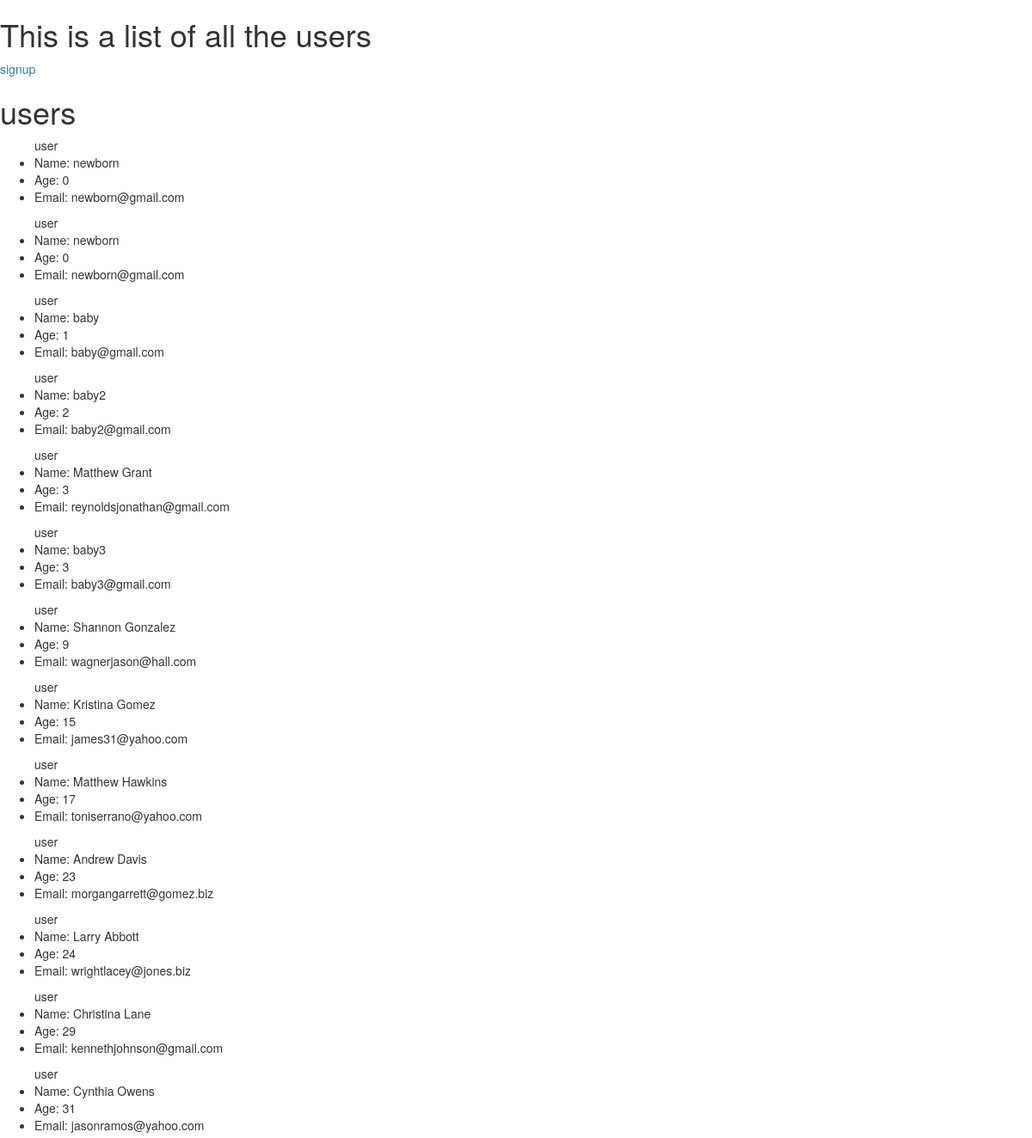
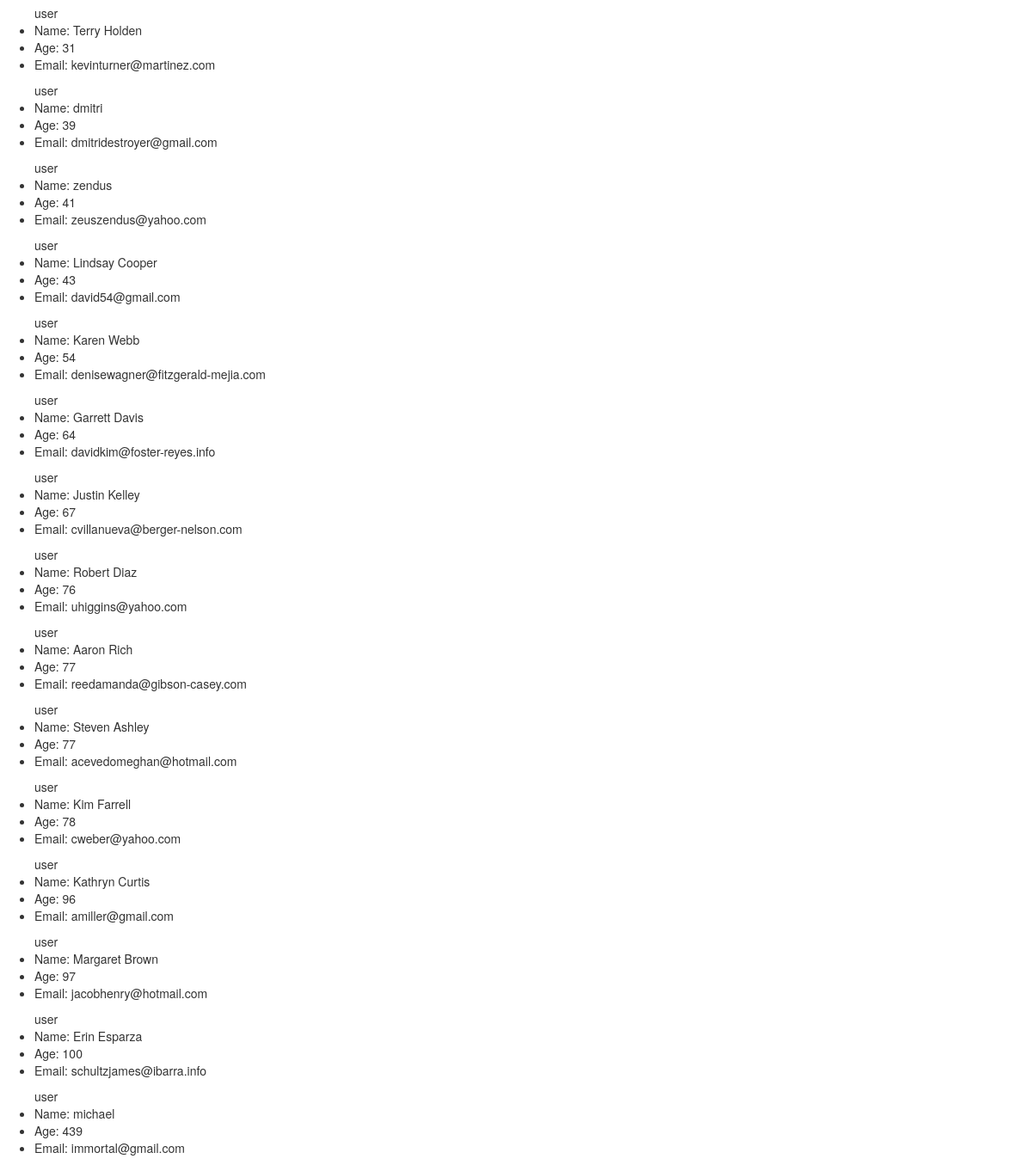
/users/, run on the app's committed database (2 pictures, top to bottom).
### users/models.py (models this page shows, shortened)
class user(models.Model):
    name = models.CharField(max_length=254)
    age = models.IntegerField()
    email = models.EmailField(max_length=254)

### users/views.py (the view)
# urls.py: path('',views.index,name='index'),
def index(request):
    user_list=user.objects.order_by('age')
    users_dict = {
        'user_list': user_list
    }
    return render(request,'users/index.html',context=users_dict)

### templates/users/index.html (shortened to what this page needs)
<!doctype html>
{% load static %}
<html lang="en">
<head>
    <link rel="stylesheet" href="https://stackpath.bootstrapcdn.com/bootstrap/3.4.1/css/bootstrap.min.css">
</head>
<body>
<h1>This is a list of all the users</h1>
<a href="/users/signup">signup</a>
{% if user_list %}
<h1>users</h1>
{% for user in user_list %}
<ul>user
    <li>Name: {{ user.name }}</li>
    <li>Age: {{ user.age }}</li>
    <li>Email: {{ user.email }}</li>
</ul>
{% endfor %}
{% else %}
<p>no users found</p>
{% endif %}
</body>
</html>

### data on the page
user: name "newborn", age "0", email "newborn@gmail.com"
user: name "newborn", age "0", email "newborn@gmail.com"
user: name "baby", age "1", email "baby@gmail.com"
user: name "baby2", age "2", email "baby2@gmail.com"
user: name "Matthew Grant", age "3", email "reynoldsjonathan@gmail.com"
user: name "baby3", age "3", email "baby3@gmail.com"
user: name "Shannon Gonzalez", age "9", email "wagnerjason@hall.com"
user: name "Kristina Gomez", age "15", email "james31@yahoo.com"
user: name "Matthew Hawkins", age "17", email "toniserrano@yahoo.com"
user: name "Andrew Davis", age "23", email "morgangarrett@gomez.biz"
user: name "Larry Abbott", age "24", email "wrightlacey@jones.biz"
user: name "Christina Lane", age "29", email "kennethjohnson@gmail.com"
user: name "Cynthia Owens", age "31", email "jasonramos@yahoo.com"
user: name "Terry Holden", age "31", email "kevinturner@martinez.com"
user: name "dmitri", age "39", email "dmitridestroyer@gmail.com"
user: name "zendus", age "41", email "zeuszendus@yahoo.com"
user: name "Lindsay Cooper", age "43", email "david54@gmail.com"
user: name "Karen Webb", age "54", email "denisewagner@fitzgerald-mejia.com"
user: name "Garrett Davis", age "64", email "davidkim@foster-reyes.info"
user: name "Justin Kelley", age "67", email "cvillanueva@berger-nelson.com"
user: name "Robert Diaz", age "76", email "uhiggins@yahoo.com"
user: name "Aaron Rich", age "77", email "reedamanda@gibson-casey.com"
user: name "Steven Ashley", age "77", email "acevedomeghan@hotmail.com"
user: name "Kim Farrell", age "78", email "cweber@yahoo.com"
user: name "Kathryn Curtis", age "96", email "amiller@gmail.com"
user: name "Margaret Brown", age "97", email "jacobhenry@hotmail.com"
user: name "Erin Esparza", age "100", email "schultzjames@ibarra.info"
user: name "michael", age "439", email "immortal@gmail.com"
